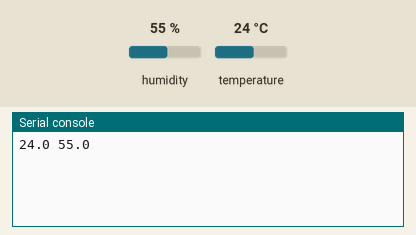
The program below on a simulated Raspberry Pi Pico running MicroPython. Parts: the last lines printed to the serial console. The test bench sets the inputs (shaded band); at power-on: humidity 55 %, temperature 24 °C.

Above: at 1.2 s.
1.3 s: humidity set to 22 %
At 1.9 s:
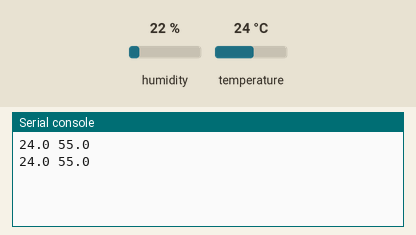
3.0 s: temperature set to 12 °C
At 4.5 s:
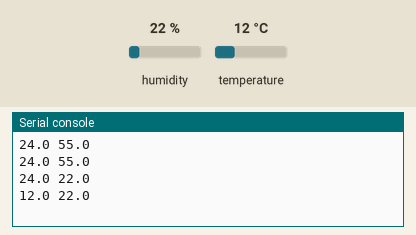
4.7 s: humidity set to 40 %
At 5.7 s:
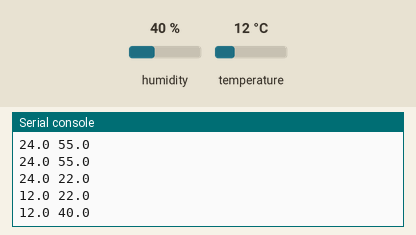
Timing chart, 0 to 7.7 s (numbered marks = the images above; inputs shaded):
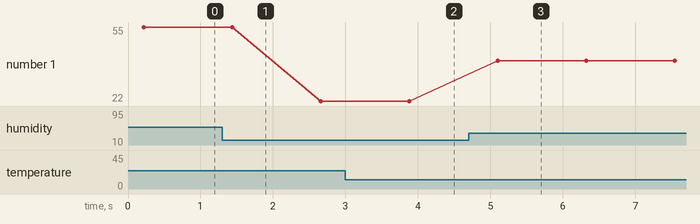

Measured:
- after the input at 3.0 s, the serial console: prints a new line after 0.88 s (image 2)
- after the input at 4.7 s, the serial console: prints a new line after 0.40 s (image 3)
- plotted number 1: 55 → 22 after the input at 1.3 s, 22 → 40 after the input at 4.7 s

The program:

dht22.py
```python
from machine import I2C, Pin
from time import sleep
from DHT22 import DHT22
import utime
import time

dht22=DHT22(Pin(15,Pin.IN,Pin.PULL_UP)) #sensor connected GPIO 15 pin

while True:
    T, H = dht22.read()
    print(T,H)
    time.sleep_ms(1000)
```
